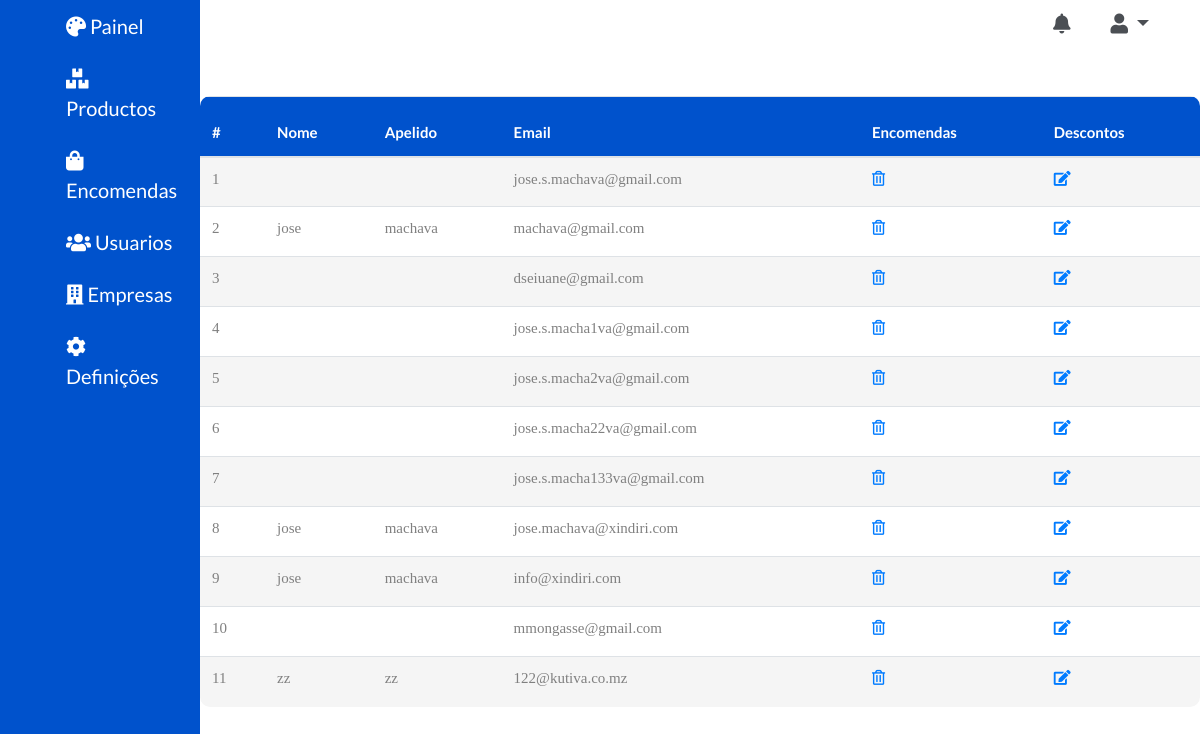
The app's page /dashboard/user/, older data.
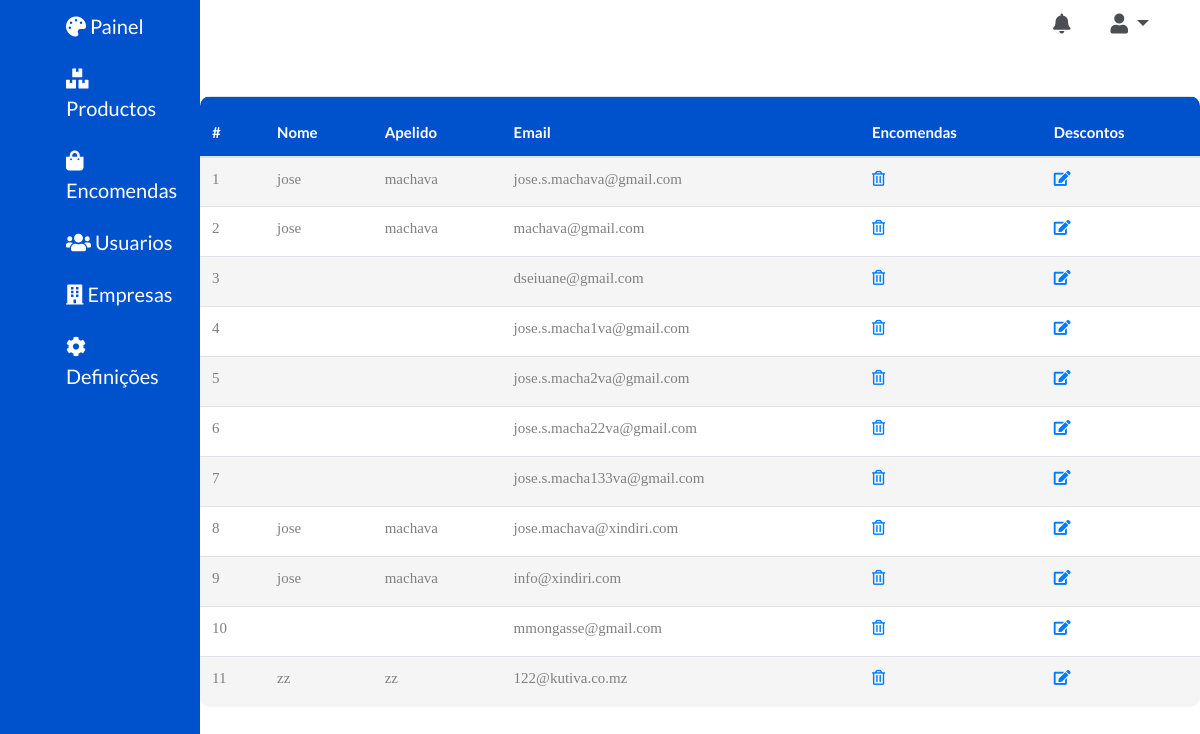
The same page, newer data.
### account/models.py (models this page shows)
class User(AbstractUser):
    username = None
    email = models.EmailField(_('email address'), unique=True)
    phone_regex = RegexValidator(regex=r'^\+?258?\d{9,13}$',
                                 message="O número de telefone deve ser digitado no formato: '+258849293949'. São permitidos até 13 dígitos.")
    phone_number = models.CharField(validators=[phone_regex], max_length=13, blank=True)  # validators should be a list
    USERNAME_FIELD = 'email'
    REQUIRED_FIELDS = []
    objects = UserManager()

### dashboard/views.py (the view)
# urls.py: path("user/", views.UserListView.as_view(), name="user-list"),
class UserListView(ListView):
    model = User
    template_name = 'dashboard/user/list.html'
    context_object_name = 'users'
    paginate_by = 20
    def get_context_data(self, **kwargs):
        context = super(UserListView, self).get_context_data(**kwargs)
        users = self.get_queryset()
        page = self.request.GET.get('page')
        paginator = Paginator(users, self.paginate_by)
        try:
            users = paginator.page(page)
        except PageNotAnInteger:
            users = paginator.page(1)
        except EmptyPage:
            products = paginator.page(paginator.num_pages)
        context['users'] = users
        return context

### price/templates/dashboard/user/list.html (shortened to what this page needs)
{% extends "price/layout/base.html" %}
{% load staticfiles %}
{% load staticfiles %}
{% block styles %}
<link rel="stylesheet" href="{% static 'stylesheet/main.css' %}">
<link rel="stylesheet" href="https://use.fontawesome.com/releases/v5.7.2/css/all.css">
<link rel="stylesheet" href="{% static 'stylesheet/dashboard.css' %}">
{% endblock %}
{% block content %}
<main>
    <div class="container-fluid">
        <div class="row">
            <div class="col-md-2 aside">
                {% include "dashboard/aside.html" %}
            </div>
            <div class="col-md-10">
                {% include "dashboard/menu.html" %}
                <div class="row">
                    <table class="table table-borderless">
                        <thead>
                        <tr>
                            <th scope="col">#</th>
                            <th scope="col">Nome</th>
                            <th scope="col">Apelido</th>
                            <th scope="col">Email</th>
                            <th scope="col">Encomendas</th>
                            <th scope="col">Descontos</th>
                        </tr>
                        </thead>
                        <tbody>
                        {% for user in users %}
                        <tr>
                            <td colspan="1">{{ user.id }}</td>
                            <td>{{ user.first_name }}</td>
                            <td>{{ user.last_name }}</td>
                            <td>{{ user.email }}</td>
                            <td><a href="{% url 'user-delete' user.id   %}"><i class="far fa-trash-alt"></i></a></td>
                            <td><a href="{% url 'user-update' user.id   %}"> <i class="fas fa-edit"></i></i></a></td>
                        </tr>
                        {% endfor %}
                        </tbody>
                    </table>
                </div>
            </div>
        </div>
    </div>
</main>
{% endblock %}

Row changes from the older to the newer data that the page shows:
changed User "jose.s.machava@gmail.com": first_name (not shown) → "jose"; last_name (not shown) → "machava"
